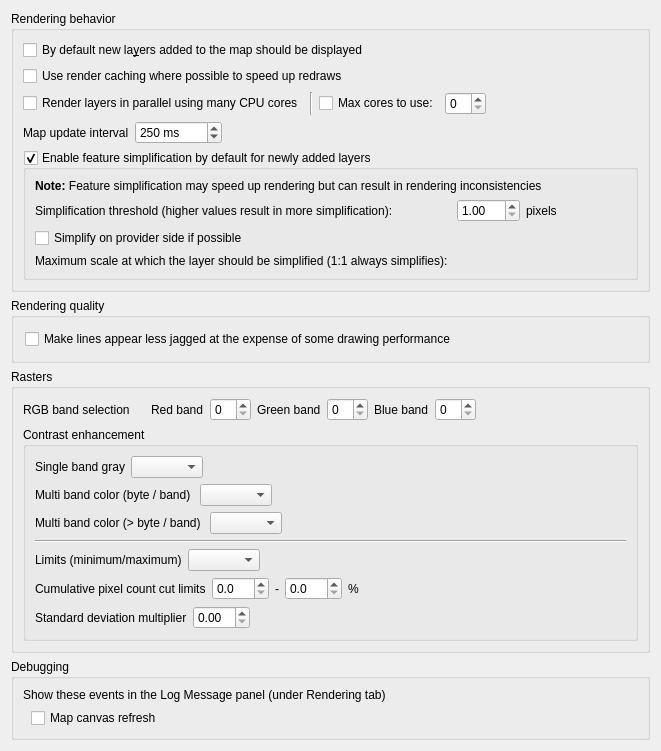
             <widget class="QWidget" name="mOptionsScrollAreaContents_04">
              <property name="geometry">
               <rect>
                <x>0</x>
                <y>0</y>
                <width>661</width>
                <height>751</height>
               </rect>
              </property>
              <layout class="QVBoxLayout" name="verticalLayout_29">
               <item>
                <widget class="QgsCollapsibleGroupBox" name="groupBox_5">
                 <property name="title">
                  <string>Rendering behavior</string>
                 </property>
                 <layout class="QVBoxLayout" name="verticalLayout_9">
                  <item>
                   <widget class="QCheckBox" name="chkAddedVisibility">
                    <property name="text">
                     <string>By default new la&amp;yers added to the map should be displayed</string>
                    </property>
                   </widget>
                  </item>
                  <item>
                   <widget class="QCheckBox" name="chkUseRenderCaching">
                    <property name="text">
                     <string>Use render caching where possible to speed up redraws</string>
                    </property>
                   </widget>
                  </item>
                  <item>
                   <layout class="QHBoxLayout" name="horizontalLayout_26">
                    <item>
                     <widget class="QCheckBox" name="chkParallelRendering">
                      <property name="text">
                       <string>Render layers in parallel using many CPU cores</string>
                      </property>
                     </widget>
                    </item>
                    <item>
                     <widget class="Line" name="line_6">
                      <property name="orientation">
                       <enum>Qt::Vertical</enum>
                      </property>
                     </widget>
                    </item>
                    <item>
                     <widget class="QCheckBox" name="chkMaxThreads">
                      <property name="text">
                       <string>Max cores to use:</string>
                      </property>
                     </widget>
                    </item>
                    <item>
                     <widget class="QSpinBox" name="spinMaxThreads"/>
                    </item>
                    <item>
                     <spacer name="horizontalSpacer_41">
                      <property name="orientation">
                       <enum>Qt::Horizontal</enum>
                      </property>
                      <property name="sizeHint" stdset="0">
                       <size>
                        <width>40</width>
                        <height>20</height>
                       </size>
                      </property>
                     </spacer>
                    </item>
                   </layout>
                  </item>
                  <item>
                   <layout class="QHBoxLayout" name="horizontalLayout_4">
                    <item>
                     <widget class="QLabel" name="label_56">
                      <property name="text">
                       <string>Map update interval</string>
                      </property>
                     </widget>
                    </item>
                    <item>
                     <widget class="QSpinBox" name="spinMapUpdateInterval">
                      <property name="suffix">
                       <string> ms</string>
                      </property>
                      <property name="maximum">
                       <number>999999</number>
                      </property>
                      <property name="singleStep">
                       <number>50</number>
                      </property>
                      <property name="value">
                       <number>250</number>
                      </property>
                     </widget>
                    </item>
                    <item>
                     <spacer name="horizontalSpacer_46">
                      <property name="orientation">
                       <enum>Qt::Horizontal</enum>
                      </property>
                      <property name="sizeHint" stdset="0">
                       <size>
                        <width>40</width>
                        <height>20</height>
                       </size>
                      </property>
                     </spacer>
                    </item>
                   </layout>
                  </item>
                  <item>
                   <widget class="QgsCollapsibleGroupBox" name="mSimplifyDrawingGroupBox">
                    <property name="title">
                     <string>Enable feature simplification by default for newly added layers</string>
                    </property>
                    <property name="flat">
                     <bool>true</bool>
                    </property>
                    <property name="checkable">
                     <bool>true</bool>
                    </property>
                    <layout class="QGridLayout" name="_14">
                     <item row="0" column="1" colspan="4">
                      <widget class="QLabel" name="label_59">
                       <property name="text">
                        <string>&lt;b&gt;Note:&lt;/b&gt; Feature simplification may speed up rendering but can result in rendering inconsistencies</string>
                       </property>
                      </widget>
                     </item>
                     <item row="1" column="1">
                      <widget class="QLabel" name="label_65">
                       <property name="text">
                        <string>Simplification threshold (higher values result in more simplification): </string>
                       </property>
                       <property name="margin">
                        <number>2</number>
                       </property>
                      </widget>
                     </item>
                     <item row="1" column="2">
                      <widget class="QDoubleSpinBox" name="mSimplifyDrawingSpinBox">
                       <property name="toolTip">
                        <string>Higher values result in more simplification</string>
                       </property>
                       <property name="decimals">
                        <number>2</number>
                       </property>
                       <property name="minimum">
                        <double>1.000000000000000</double>
                       </property>
                       <property name="maximum">
                        <double>5.000000000000000</double>
                       </property>
                       <property name="singleStep">
                        <double>0.200000000000000</double>
                       </property>
                       <property name="value">
                        <double>1.000000000000000</double>
                       </property>
                      </widget>
                     </item>
                     <item row="1" column="3">
                      <widget class="QLabel" name="mSimplifyDrawingPx">
                       <property name="text">
                        <string>pixels</string>
                       </property>
                       <property name="margin">
                        <number>2</number>
                       </property>
                      </widget>
                     </item>
                     <item row="1" column="4">
                      <spacer name="horizontalSpacer_40">
                       <property name="orientation">
                        <enum>Qt::Horizontal</enum>
                       </property>
                       <property name="sizeHint" stdset="0">
                        <size>
                         <width>20</width>
                         <height>20</height>
                        </size>
                       </property>
                      </spacer>
                     </item>
                     <item row="2" column="1" colspan="4">
                      <widget class="QCheckBox" name="mSimplifyDrawingAtProvider">
                       <property name="text">
                        <string>Simplify on provider side if possible</string>
                       </property>
                      </widget>
                     </item>
                     <item row="3" column="1">
                      <widget class="QLabel" name="mSimplifyMaxScaleLabel">
                       <property name="text">
                        <string>Maximum scale at which the layer should be simplified (1:1 always simplifies): </string>
                       </property>
                       <property name="margin">
                        <number>2</number>
                       </property>
                      </widget>
                     </item>
                     <item row="3" column="2">
                      <widget class="QgsScaleComboBox" name="mSimplifyMaximumScaleComboBox" native="true">
                       <property name="sizePolicy">
                        <sizepolicy hsizetype="Expanding" vsizetype="Fixed">
                         <horstretch>0</horstretch>
                         <verstretch>0</verstretch>
                        </sizepolicy>
                       </property>
                      </widget>
                     </item>
                    </layout>
                   </widget>
                  </item>
                 </layout>
                </widget>
               </item>
               <item>
                <widget class="QgsCollapsibleGroupBox" name="groupBox_8">
                 <property name="title">
                  <string>Rendering quality</string>
                 </property>
                 <layout class="QVBoxLayout" name="_5">
                  <property name="margin">
                   <number>11</number>
                  </property>
                  <item>
                   <widget class="QCheckBox" name="chkAntiAliasing">
                    <property name="text">
                     <string>Make lines appear less jagged at the expense of some drawing performance</string>
                    </property>
                   </widget>
                  </item>
                 </layout>
                </widget>
               </item>
               <item>
                <widget class="QgsCollapsibleGroupBox" name="groupBox_14">
                 <property name="title">
                  <string>Rasters</string>
                 </property>
                 <layout class="QVBoxLayout" name="verticalLayout_10">
                  <item>
                   <widget class="QWidget" name="widget" native="true">
                    <layout class="QHBoxLayout" name="horizontalLayout_19">
                     <property name="margin">
                      <number>0</number>
                     </property>
                     <item>
                      <widget class="QLabel" name="label_21">
                       <property name="text">
                        <string>RGB band selection</string>
                       </property>
                      </widget>
                     </item>
                     <item>
                      <spacer name="horizontalSpacer_19">
                       <property name="orientation">
                        <enum>Qt::Horizontal</enum>
                       </property>
                       <property name="sizeType">
                        <enum>QSizePolicy::Maximum</enum>
                       </property>
                       <property name="sizeHint" stdset="0">
                        <size>
                         <width>15</width>
                         <height>20</height>
                        </size>
                       </property>
                      </spacer>
                     </item>
                     <item>
                      <widget class="QLabel" name="label_22">
                       <property name="text">
                        <string>Red band</string>
                       </property>
                      </widget>
                     </item>
                     <item>
                      <widget class="QSpinBox" name="spnRed"/>
                     </item>
                     <item>
                      <widget class="QLabel" name="label_23">
                       <property name="text">
                        <string>Green band</string>
                       </property>
                      </widget>
                     </item>
                     <item>
                      <widget class="QSpinBox" name="spnGreen"/>
                     </item>
                     <item>
                      <widget class="QLabel" name="label_24">
                       <property name="text">
                        <string>Blue band</string>
                       </property>
                      </widget>
                     </item>
                     <item>
                      <widget class="QSpinBox" name="spnBlue"/>
                     </item>
                     <item>
                      <spacer name="horizontalSpacer_20">
                       <property name="orientation">
                        <enum>Qt::Horizontal</enum>
                       </property>
                       <property name="sizeHint" stdset="0">
                        <size>
                         <width>40</width>
                         <height>20</height>
                        </size>
                       </property>
                      </spacer>
                     </item>
                    </layout>
                   </widget>
                  </item>
                  <item>
                   <widget class="QGroupBox" name="groupBox_17">
                    <property name="title">
                     <string>Contrast enhancement</string>
                    </property>
                    <property name="flat">
                     <bool>true</bool>
                    </property>
                    <layout class="QVBoxLayout" name="verticalLayout_11">
                     <item>
                      <widget class="QWidget" name="widget_3" native="true">
                       <layout class="QHBoxLayout" name="horizontalLayout_22">
                        <property name="margin">
                         <number>0</number>
                        </property>
                        <item>
                         <widget class="QLabel" name="label_37">
                          <property name="text">
                           <string>Single band gray</string>
                          </property>
                         </widget>
                        </item>
                        <item>
                         <widget class="QComboBox" name="cboxContrastEnhancementAlgorithmSingleBand"/>
                        </item>
                        <item>
                         <spacer name="horizontalSpacer_23">
                          <property name="orientation">
                           <enum>Qt::Horizontal</enum>
                          </property>
                          <property name="sizeHint" stdset="0">
                           <size>
                            <width>208</width>
                            <height>20</height>
                           </size>
                          </property>
                         </spacer>
                        </item>
                       </layout>
                      </widget>
                     </item>
                     <item>
                      <widget class="QWidget" name="widget_4" native="true">
                       <layout class="QHBoxLayout" name="horizontalLayout_23">
                        <property name="margin">
                         <number>0</number>
                        </property>
                        <item>
                         <widget class="QLabel" name="label_38">
                          <property name="text">
                           <string>Multi band color (byte / band) </string>
                          </property>
                         </widget>
                        </item>
                        <item>
                         <widget class="QComboBox" name="cboxContrastEnhancementAlgorithmMultiBandSingleByte"/>
                        </item>
                        <item>
                         <spacer name="horizontalSpacer_24">
                          <property name="orientation">
                           <enum>Qt::Horizontal</enum>
                          </property>
                          <property name="sizeHint" stdset="0">
                           <size>
                            <width>208</width>
                            <height>20</height>
                           </size>
                          </property>
                         </spacer>
                        </item>
                       </layout>
                      </widget>
                     </item>
                     <item>
                      <widget class="QWidget" name="widget_5" native="true">
                       <layout class="QHBoxLayout" name="horizontalLayout_24">
                        <property name="margin">
                         <number>0</number>
                        </property>
                        <item>
                         <widget class="QLabel" name="label_39">
                          <property name="text">
                           <string>Multi band color (&gt; byte / band) </string>
                          </property>
                         </widget>
                        </item>
                        <item>
                         <widget class="QComboBox" name="cboxContrastEnhancementAlgorithmMultiBandMultiByte"/>
                        </item>
                        <item>
                         <spacer name="horizontalSpacer_25">
                          <property name="orientation">
                           <enum>Qt::Horizontal</enum>
                          </property>
                          <property name="sizeHint" stdset="0">
                           <size>
                            <width>208</width>
                            <height>20</height>
                           </size>
                          </property>
                         </spacer>
                        </item>
                       </layout>
                      </widget>
                     </item>
                     <item>
                      <widget class="Line" name="line">
                       <property name="orientation">
                        <enum>Qt::Horizontal</enum>
                       </property>
                      </widget>
                     </item>
                     <item>
                      <widget class="QWidget" name="widget_6" native="true">
                       <layout class="QHBoxLayout" name="horizontalLayout_25">
                        <property name="margin">
                         <number>0</number>
                        </property>
                        <item>
                         <widget class="QLabel" name="label_40">
                          <property name="text">
                           <string>Limits (minimum/maximum)</string>
                          </property>
                         </widget>
                        </item>
                        <item>
                         <widget class="QComboBox" name="cboxContrastEnhancementLimits"/>
                        </item>
                        <item>
                         <spacer name="horizontalSpacer_26">
                          <property name="orientation">
                           <enum>Qt::Horizontal</enum>
                          </property>
                          <property name="sizeHint" stdset="0">
                           <size>
                            <width>208</width>
                            <height>20</height>
                           </size>
                          </property>
                         </spacer>
                        </item>
                       </layout>
                      </widget>
                     </item>
                     <item>
                      <widget class="QWidget" name="widget_7" native="true">
                       <layout class="QHBoxLayout" name="horizontalLayout_18">
                        <property name="margin">
                         <number>0</number>
                        </property>
                        <item>
                         <widget class="QLabel" name="label_36">
                          <property name="text">
                           <string>Cumulative pixel count cut limits</string>
                          </property>
                         </widget>
                        </item>
                        <item>
                         <widget class="QDoubleSpinBox" name="mRasterCumulativeCutLowerDoubleSpinBox">
                          <property name="decimals">
                           <number>1</number>
                          </property>
                         </widget>
                        </item>
                        <item>
                         <widget class="QLabel" name="label_34">
                          <property name="text">
                           <string>-</string>
                          </property>
                         </widget>
                        </item>
                        <item>
                         <widget class="QDoubleSpinBox" name="mRasterCumulativeCutUpperDoubleSpinBox">
                          <property name="decimals">
                           <number>1</number>
                          </property>
                         </widget>
                        </item>
                        <item>
                         <widget class="QLabel" name="label_35">
                          <property name="text">
                           <string>%</string>
                          </property>
                         </widget>
                        </item>
                        <item>
                         <spacer name="horizontalSpacer_18">
                          <property name="orientation">
                           <enum>Qt::Horizontal</enum>
                          </property>
                          <property name="sizeHint" stdset="0">
                           <size>
                            <width>123</width>
                            <height>20</height>
                           </size>
                          </property>
                         </spacer>
                        </item>
                       </layout>
                      </widget>
                     </item>
                     <item>
                      <widget class="QWidget" name="widget_2" native="true">
                       <layout class="QHBoxLayout" name="horizontalLayout_20">
                        <property name="margin">
                         <number>0</number>
                        </property>
                        <item>
                         <widget class="QLabel" name="label_25">
                          <property name="text">
                           <string>Standard deviation multiplier</string>
                          </property>
                         </widget>
                        </item>
                        <item>
                         <widget class="QDoubleSpinBox" name="spnThreeBandStdDev">
                          <property name="maximum">
                           <double>10.000000000000000</double>
                          </property>
                          <property name="singleStep">
                           <double>0.100000000000000</double>
                          </property>
                         </widget>
                        </item>
                        <item>
                         <spacer name="horizontalSpacer_21">
                          <property name="orientation">
                           <enum>Qt::Horizontal</enum>
                          </property>
                          <property name="sizeHint" stdset="0">
                           <size>
                            <width>258</width>
                            <height>20</height>
                           </size>
                          </property>
                         </spacer>
                        </item>
                       </layout>
                      </widget>
                     </item>
                    </layout>
                   </widget>
                  </item>
                 </layout>
                </widget>
               </item>
               <item>
                <widget class="QgsCollapsibleGroupBox" name="groupBox_22">
                 <property name="title">
                  <string>Debugging</string>
                 </property>
                 <layout class="QVBoxLayout" name="verticalLayout_35">
                  <item>
                   <widget class="QLabel" name="label_55">
                    <property name="text">
                     <string>Show these events in the Log Message panel (under Rendering tab)</string>
                    </property>
                   </widget>
                  </item>
                  <item>
                   <layout class="QGridLayout" name="gridLayout_6">
                    <item row="0" column="0">
                     <spacer name="horizontalSpacer_37">
                      <property name="orientation">
                       <enum>Qt::Horizontal</enum>
                      </property>
                      <property name="sizeType">
                       <enum>QSizePolicy::Fixed</enum>
                      </property>
                      <property name="sizeHint" stdset="0">
                       <size>
                        <width>8</width>
                        <height>20</height>
                       </size>
                      </property>
                     </spacer>
                    </item>
                    <item row="0" column="1">
                     <widget class="QCheckBox" name="mLogCanvasRefreshChkBx">
                      <property name="text">
                       <string>Map canvas refresh</string>
                      </property>
                     </widget>
                    </item>
                   </layout>
                  </item>
                 </layout>
                </widget>
               </item>
               <item>
                <spacer name="verticalSpacer_6">
                 <property name="orientation">
                  <enum>Qt::Vertical</enum>
                 </property>
                 <property name="sizeHint" stdset="0">
                  <size>
                   <width>20</width>
                   <height>40</height>
                  </size>
                 </property>
                </spacer>
               </item>
              </layout>
             </widget>
